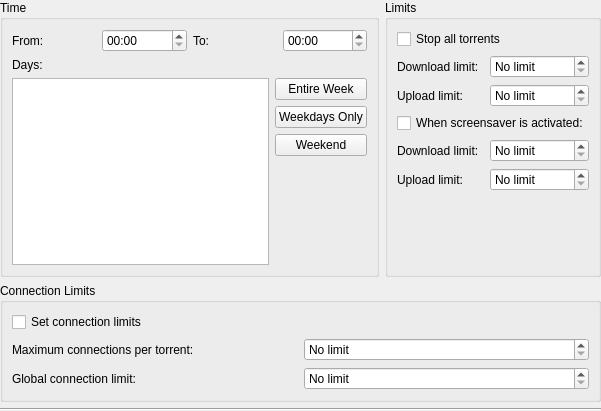
<ui version="4.0" >
 <class>AddItemDlg</class>
 <widget class="QWidget" name="AddItemDlg" >
  <property name="geometry" >
   <rect>
    <x>0</x>
    <y>0</y>
    <width>601</width>
    <height>411</height>
   </rect>
  </property>
  <property name="windowTitle" >
   <string>Add a new item to the schedule</string>
  </property>
  <layout class="QVBoxLayout" name="verticalLayout_5" >
   <property name="margin" >
    <number>0</number>
   </property>
   <item>
    <layout class="QHBoxLayout" name="horizontalLayout_2" >
     <item>
      <widget class="QGroupBox" name="groupBox_2" >
       <property name="title" >
        <string>Time</string>
       </property>
       <layout class="QVBoxLayout" name="verticalLayout_3" >
        <item>
         <layout class="QHBoxLayout" >
          <item>
           <widget class="QLabel" name="label_3" >
            <property name="text" >
             <string>From:</string>
            </property>
           </widget>
          </item>
          <item>
           <widget class="QTimeEdit" name="m_from" >
            <property name="displayFormat" >
             <string>hh:mm</string>
            </property>
           </widget>
          </item>
          <item>
           <widget class="QLabel" name="label_4" >
            <property name="text" >
             <string>To:</string>
            </property>
           </widget>
          </item>
          <item>
           <widget class="QTimeEdit" name="m_to" >
            <property name="displayFormat" >
             <string>hh:mm</string>
            </property>
           </widget>
          </item>
         </layout>
        </item>
        <item>
         <widget class="QLabel" name="label_5" >
          <property name="text" >
           <string>Days:</string>
          </property>
         </widget>
        </item>
        <item>
         <layout class="QHBoxLayout" name="horizontalLayout" >
          <item>
           <widget class="QListView" name="m_day_list" />
          </item>
          <item>
           <layout class="QVBoxLayout" name="verticalLayout" >
            <item>
             <widget class="QPushButton" name="m_entire_week" >
              <property name="text" >
               <string>Entire Week</string>
              </property>
             </widget>
            </item>
            <item>
             <widget class="QPushButton" name="m_weekdays_only" >
              <property name="text" >
               <string>Weekdays Only</string>
              </property>
             </widget>
            </item>
            <item>
             <widget class="QPushButton" name="m_weekend" >
              <property name="text" >
               <string>Weekend</string>
              </property>
             </widget>
            </item>
            <item>
             <spacer name="verticalSpacer_2" >
              <property name="orientation" >
               <enum>Qt::Vertical</enum>
              </property>
              <property name="sizeHint" stdset="0" >
               <size>
                <width>20</width>
                <height>40</height>
               </size>
              </property>
             </spacer>
            </item>
           </layout>
          </item>
         </layout>
        </item>
       </layout>
      </widget>
     </item>
     <item>
      <widget class="QGroupBox" name="groupBox" >
       <property name="title" >
        <string>Limits</string>
       </property>
       <layout class="QVBoxLayout" name="verticalLayout_4" >
        <item>
         <widget class="QCheckBox" name="m_paused" >
          <property name="text" >
           <string>Stop all torrents</string>
          </property>
         </widget>
        </item>
        <item>
         <layout class="QGridLayout" >
          <item row="0" column="0" >
           <widget class="QLabel" name="label" >
            <property name="text" >
             <string>Download limit:</string>
            </property>
           </widget>
          </item>
          <item row="0" column="1" >
           <widget class="QSpinBox" name="m_download_limit" >
            <property name="specialValueText" >
             <string>No limit</string>
            </property>
            <property name="suffix" >
             <string> KiB/s</string>
            </property>
            <property name="maximum" >
             <number>10000000</number>
            </property>
           </widget>
          </item>
          <item row="1" column="0" >
           <widget class="QLabel" name="label_2" >
            <property name="text" >
             <string>Upload limit:</string>
            </property>
           </widget>
          </item>
          <item row="1" column="1" >
           <widget class="QSpinBox" name="m_upload_limit" >
            <property name="specialValueText" >
             <string>No limit</string>
            </property>
            <property name="suffix" >
             <string> KiB/s</string>
            </property>
            <property name="maximum" >
             <number>10000000</number>
            </property>
           </widget>
          </item>
         </layout>
        </item>
        <item>
         <widget class="QCheckBox" name="m_screensaver_limits" >
          <property name="text" >
           <string>When screensaver is activated:</string>
          </property>
         </widget>
        </item>
        <item>
         <layout class="QGridLayout" name="_2" >
          <item row="0" column="0" >
           <widget class="QLabel" name="label_8" >
            <property name="text" >
             <string>Download limit:</string>
            </property>
           </widget>
          </item>
          <item row="0" column="1" >
           <widget class="QSpinBox" name="m_ss_download_limit" >
            <property name="specialValueText" >
             <string>No limit</string>
            </property>
            <property name="suffix" >
             <string> KiB/s</string>
            </property>
            <property name="maximum" >
             <number>10000000</number>
            </property>
           </widget>
          </item>
          <item row="1" column="0" >
           <widget class="QLabel" name="label_9" >
            <property name="text" >
             <string>Upload limit:</string>
            </property>
           </widget>
          </item>
          <item row="1" column="1" >
           <widget class="QSpinBox" name="m_ss_upload_limit" >
            <property name="specialValueText" >
             <string>No limit</string>
            </property>
            <property name="suffix" >
             <string> KiB/s</string>
            </property>
            <property name="maximum" >
             <number>10000000</number>
            </property>
           </widget>
          </item>
         </layout>
        </item>
        <item>
         <spacer name="verticalSpacer" >
          <property name="orientation" >
           <enum>Qt::Vertical</enum>
          </property>
          <property name="sizeHint" stdset="0" >
           <size>
            <width>20</width>
            <height>12</height>
           </size>
          </property>
         </spacer>
        </item>
       </layout>
      </widget>
     </item>
    </layout>
   </item>
   <item>
    <widget class="QGroupBox" name="groupBox_3" >
     <property name="title" >
      <string>Connection Limits</string>
     </property>
     <layout class="QVBoxLayout" name="verticalLayout_2" >
      <item>
       <widget class="QCheckBox" name="m_set_connection_limits" >
        <property name="text" >
         <string>Set connection limits</string>
        </property>
       </widget>
      </item>
      <item>
       <layout class="QGridLayout" >
        <item row="0" column="0" >
         <widget class="QLabel" name="label_7" >
          <property name="text" >
           <string>Maximum connections per torrent:</string>
          </property>
         </widget>
        </item>
        <item row="0" column="1" >
         <widget class="QSpinBox" name="m_max_conn_per_torrent" >
          <property name="specialValueText" >
           <string>No limit</string>
          </property>
          <property name="maximum" >
           <number>99999</number>
          </property>
         </widget>
        </item>
        <item row="1" column="0" >
         <widget class="QLabel" name="label_6" >
          <property name="text" >
           <string>Global connection limit:</string>
          </property>
         </widget>
        </item>
        <item row="1" column="1" >
         <widget class="QSpinBox" name="m_max_conn_global" >
          <property name="specialValueText" >
           <string>No limit</string>
          </property>
          <property name="maximum" >
           <number>99999</number>
          </property>
          <property name="value" >
           <number>0</number>
          </property>
         </widget>
        </item>
       </layout>
      </item>
     </layout>
    </widget>
   </item>
   <item>
    <widget class="Line" name="line" >
     <property name="orientation" >
      <enum>Qt::Horizontal</enum>
     </property>
    </widget>
   </item>
  </layout>
 </widget>
 <resources/>
 <connections>
  <connection>
   <sender>m_set_connection_limits</sender>
   <signal>toggled(bool)</signal>
   <receiver>m_max_conn_per_torrent</receiver>
   <slot>setEnabled(bool)</slot>
   <hints>
    <hint type="sourcelabel" >
     <x>134</x>
     <y>242</y>
    </hint>
    <hint type="destinationlabel" >
     <x>235</x>
     <y>277</y>
    </hint>
   </hints>
  </connection>
  <connection>
   <sender>m_set_connection_limits</sender>
   <signal>toggled(bool)</signal>
   <receiver>m_max_conn_global</receiver>
   <slot>setEnabled(bool)</slot>
   <hints>
    <hint type="sourcelabel" >
     <x>80</x>
     <y>247</y>
    </hint>
    <hint type="destinationlabel" >
     <x>249</x>
     <y>315</y>
    </hint>
   </hints>
  </connection>
 </connections>
</ui>
